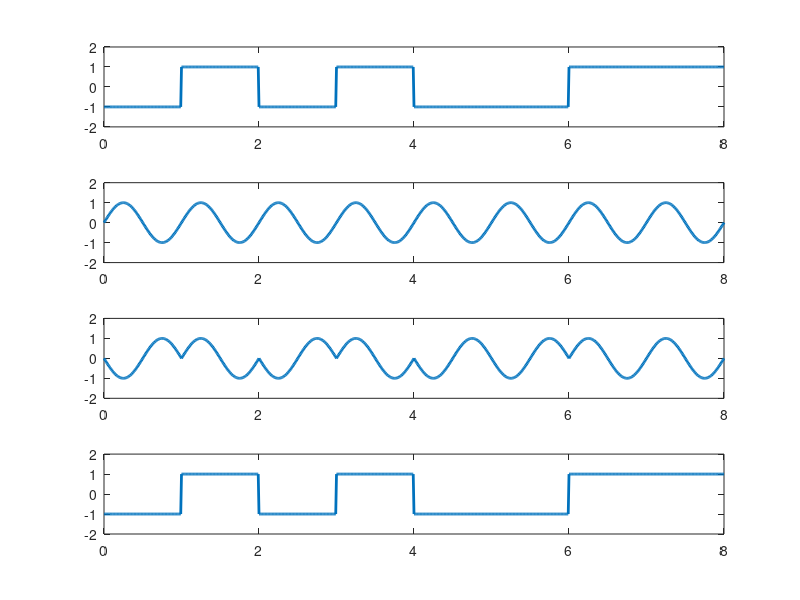

This figure's MATLAB source:
clc;close all;clear all;
n = [0 1 0 1 0 0 1 1];
N = length(n);
t=0:.01:N;
x=1:1:(N+1)*100;

for i=1:N
    if (n(i)==0)
        b_p(i)=-1;
    else
        b_p(i)=1;
    end
    for j=i:.1:i+1
        bw(x(i*100:(i+1)*100)) = b_p(i);
    end
end
bw = bw(100:end);
subplot(411);
plot(t,bw,'Linewidth',2);
axis([0 N -2 2]);

sint = sin(2*pi*t);
subplot(412);
plot(t,sint,'Linewidth',2);
axis([0 N -2 2]);

st = bw.*sint;
subplot(413);
plot(t,st,'Linewidth',2);
axis([0 N -2 2]);

subplot(414);
plot(t,bw,'Linewidth',2);
axis([0 N -2 2]);
        
